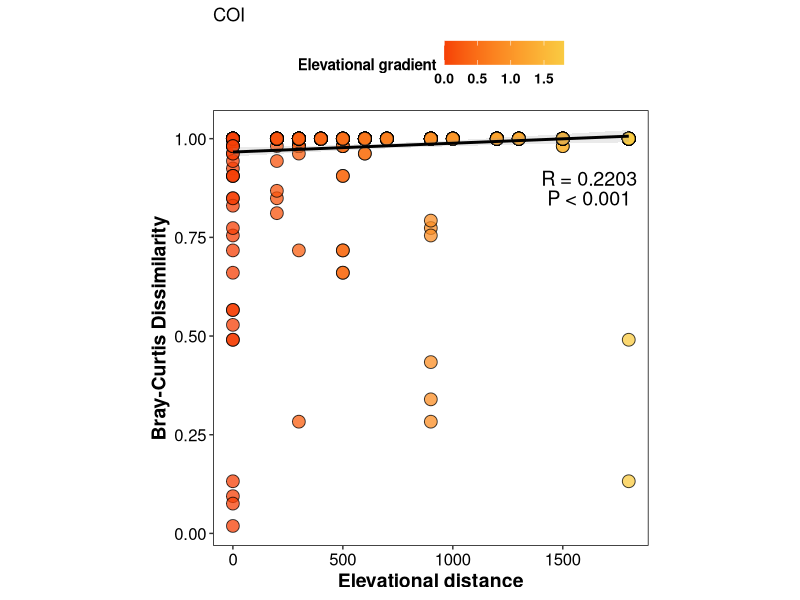
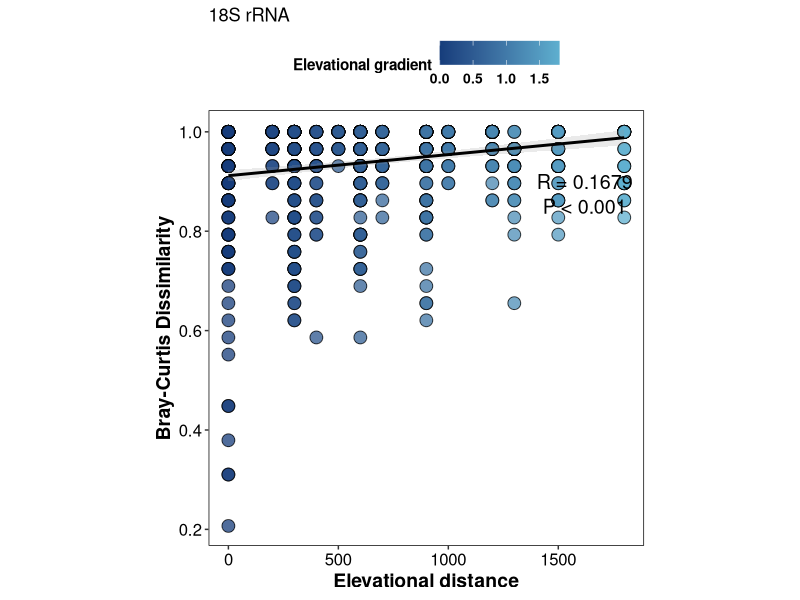

Write the R code that produced these figures, in order.
rm(list = ls())

########## Load required packages ##########
library(ggplot2)
library(vegan)

########## Read data ##########
coi_data <- read.csv(
  "COI_data.csv",
  check.names = FALSE
)

rrna_data <- read.csv(
  "18S_data.csv",
  check.names = FALSE
)

metadata <- read.csv(
  "metadata.csv",
  check.names = FALSE,
  stringsAsFactors = FALSE
)

metadata$Sample <- as.character(
  metadata$`OTU ID`
)

########## Prepare community matrix ##########
prepare_community <- function(data, metadata) {
  
  sample_cols <- intersect(
    metadata$Sample,
    colnames(data)
  )
  
  community <- t(
    as.matrix(
      data[, sample_cols, drop = FALSE]
    )
  )
  
  storage.mode(community) <- "numeric"
  
  community <- community[
    ,
    colSums(
      community,
      na.rm = TRUE
    ) > 0,
    drop = FALSE
  ]
  
  metadata_marker <- metadata[
    match(
      rownames(community),
      metadata$Sample
    ),
    ,
    drop = FALSE
  ]
  
  if (
    !identical(
      rownames(community),
      metadata_marker$Sample
    )
  ) {
    stop(
      "Sample order does not match between the community matrix and metadata."
    )
  }
  
  list(
    community = community,
    metadata = metadata_marker
  )
}

coi <- prepare_community(
  coi_data,
  metadata
)

rrna <- prepare_community(
  rrna_data,
  metadata
)

########## Mantel analysis ##########
run_distance_decay <- function(
    community,
    metadata,
    marker_name
) {
  
  bray_dist <- vegdist(
    community,
    method = "bray"
  )
  
  elevation <- as.numeric(
    as.character(
      metadata$Elevation
    )
  )
  
  elevation_dist <- dist(
    elevation,
    method = "euclidean"
  )
  
  mantel_result <- mantel(
    bray_dist,
    elevation_dist,
    method = "spearman",
    permutations = 9999,
    na.rm = TRUE
  )
  
  plot_data <- data.frame(
    Bray = as.vector(
      bray_dist
    ),
    Elevational_distance = as.vector(
      elevation_dist
    )
  )
  
  cat(
    "\n",
    marker_name,
    " Mantel test\n",
    "R = ",
    round(
      mantel_result$statistic,
      4
    ),
    "\nP = ",
    mantel_result$signif,
    "\n",
    sep = ""
  )
  
  list(
    mantel = mantel_result,
    data = plot_data
  )
}

coi_result <- run_distance_decay(
  coi$community,
  coi$metadata,
  "COI"
)

rrna_result <- run_distance_decay(
  rrna$community,
  rrna$metadata,
  "18S rRNA"
)

########## Plotting function ##########
plot_distance_decay <- function(
    result,
    marker_name,
    low_color,
    high_color
) {
  
  plot_data <- result$data
  
  mantel_r <- round(
    result$mantel$statistic,
    4
  )
  
  mantel_p <- result$mantel$signif
  
  p_label <- ifelse(
    mantel_p < 0.001,
    "P < 0.001",
    paste0(
      "P = ",
      format(
        round(
          mantel_p,
          3
        ),
        nsmall = 3
      )
    )
  )
  
  ggplot(
    plot_data,
    aes(
      x = Elevational_distance,
      y = Bray
    )
  ) +
    geom_point(
      aes(
        fill = Elevational_distance / 1000
      ),
      size = 4,
      alpha = 0.75,
      colour = "black",
      shape = 21
    ) +
    geom_smooth(
      method = "lm",
      colour = "black",
      alpha = 0.2,
      level = 0.95
    ) +
    scale_fill_continuous(
      low = low_color,
      high = high_color,
      name = "Elevational gradient"
    ) +
    labs(
      x = "Elevational distance",
      y = "Bray-Curtis Dissimilarity",
      title = marker_name
    ) +
    annotate(
      "text",
      label = paste0(
        "R = ",
        mantel_r
      ),
      x = max(
        plot_data$Elevational_distance
      ) * 0.9,
      y = max(
        plot_data$Bray
      ) * 0.9,
      size = 5,
      colour = "black"
    ) +
    annotate(
      "text",
      label = p_label,
      x = max(
        plot_data$Elevational_distance
      ) * 0.9,
      y = max(
        plot_data$Bray
      ) * 0.85,
      size = 5,
      colour = "black"
    ) +
    theme_bw() +
    theme(
      aspect.ratio = 1,
      axis.text = element_text(
        colour = "black",
        size = 12
      ),
      axis.title = element_text(
        face = "bold",
        size = 14,
        colour = "black"
      ),
      panel.grid = element_blank(),
      panel.border = element_rect(
        fill = NA,
        colour = "black"
      ),
      legend.position = "top",
      legend.text = element_text(
        size = 10,
        face = "bold"
      ),
      legend.title = element_text(
        size = 11,
        face = "bold"
      )
    )
}

########## Figure 3C: COI ##########
p_coi <- plot_distance_decay(
  result = coi_result,
  marker_name = "COI",
  low_color = "#F64007",
  high_color = "#F9CB42"
)

########## Figure 3E: 18S rRNA ##########
p_rrna <- plot_distance_decay(
  result = rrna_result,
  marker_name = "18S rRNA",
  low_color = "#163D7B",
  high_color = "#5EAFCF"
)

########## Display plots ##########
print(p_coi)
print(p_rrna)
